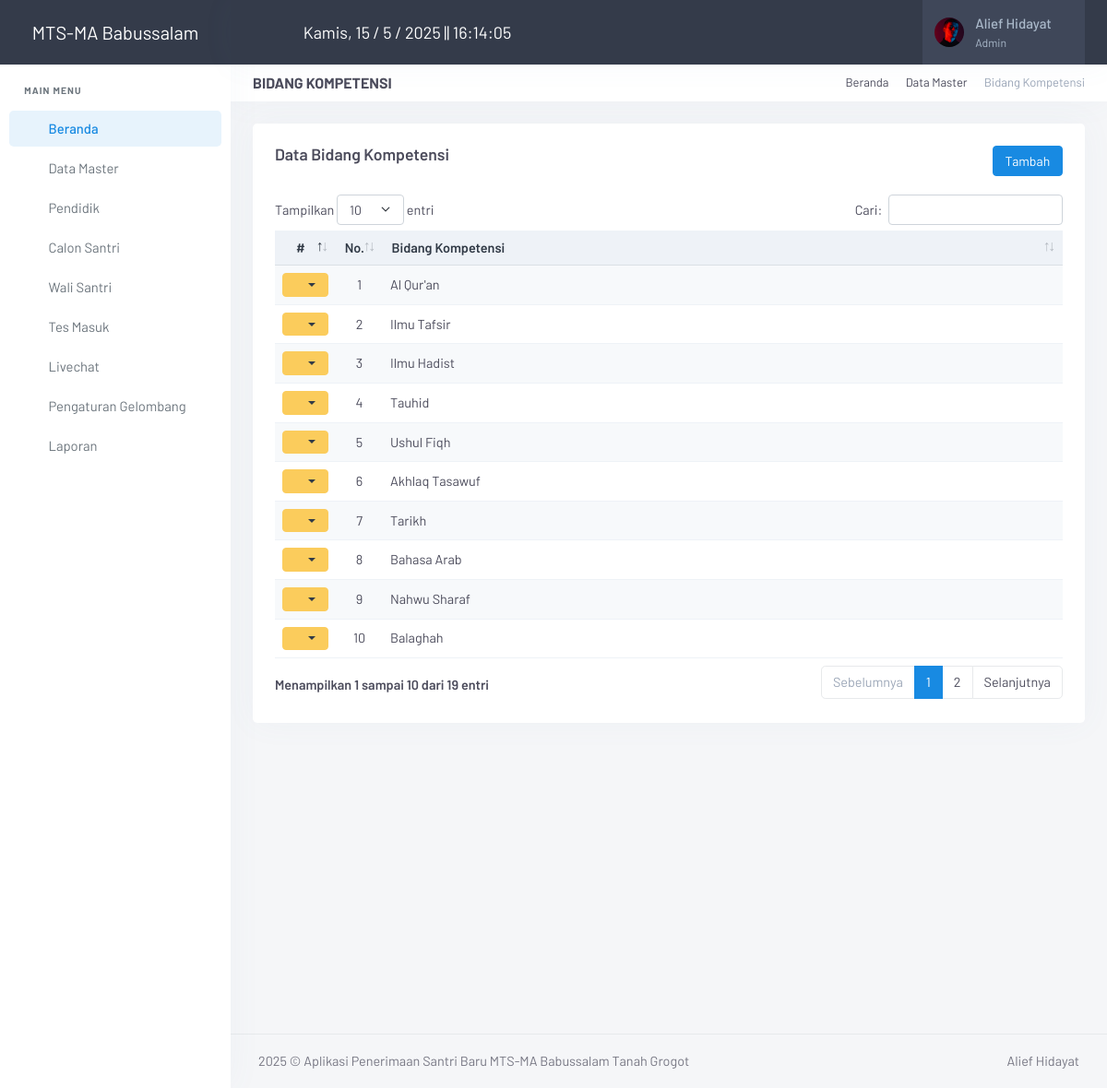
Page /admin/index.php?page=bidang (signed in) on the committed database.
### tables this page shows
CREATE TABLE `meta` (
  `id_meta` int(11) NOT NULL,
  `instansi` varchar(255) DEFAULT NULL,
  `telp` varchar(50) DEFAULT NULL,
  `email` varchar(255) DEFAULT NULL,
  `alamat` text DEFAULT NULL,
  `logo` varchar(255) DEFAULT NULL,
  `pimpinan` varchar(255) DEFAULT NULL,
  `singkat` varchar(100) NOT NULL
);

CREATE TABLE `bidang` (
  `id_bidang` int(11) NOT NULL,
  `bidang` varchar(255) NOT NULL
);

### admin/inc/koneksi.php (called while the page is built, shortened)
<?php
	$con = mysqli_connect("localhost","root","","db_santri");
?>
<?php $ambil_meta=$con->query("SELECT * FROM meta"); ?>
<?php $meta = $ambil_meta->fetch_assoc(); ?>

### admin/page/bidang/bidang.php (the view, shortened to what this page needs)
<div class="page-title-head d-flex align-items-center gap-2">
    <div class="flex-grow-1">
        <h4 class="fs-16 text-uppercase fw-bold mb-0">Bidang Kompetensi</h4>
    </div>
    <div class="text-end">
        <ol class="breadcrumb m-0 py-0 fs-13">
            <li class="breadcrumb-item"><a href="javascript: void(0);">Beranda</a></li>
            <li class="breadcrumb-item"><a href="javascript: void(0);">Data Master</a></li>
            <li class="breadcrumb-item active">Bidang Kompetensi</li>
        </ol>
    </div>
</div>
<div class="row">
    <div class="col-12">
        <div class="card">
            <div class="card-body">
                <h4 class="header-title mb-2">
                    Data Bidang Kompetensi
                    <a href="?page=bidang&aksi=tambah" class="btn btn-primary btn-sm float-end">Tambah</a>
                </h4>
                <br>
                <table id="dtTabel" class="table table-striped table-sm w-100">
                    <thead class="table-light">
                        <tr>
                            <th width="10" class="text-center">#</th>
                            <th width="5" class="text-center">No.</th>
                            <th>Bidang Kompetensi</th>
                        </tr>
                    </thead>
                    <tbody>
                        <?php
                            $nomor = 1;
                            $ambil = $con->query("SELECT * FROM bidang ORDER BY id_bidang ASC");
                            while ($row = $ambil->fetch_assoc()) { ?>
                                <tr>
                                    <td class="text-center">
                                        <div class="dropdown">
                                            <button class="btn btn-warning btn-sm dropdown-toggle text-dark" type="button" id="dropdownMenuButton" data-bs-toggle="dropdown" aria-haspopup="true" aria-expanded="false">
                                                <i class="ti ti-settings"></i>
                                            </button>
                                        </div>
                                    </td>
                                    <td class="text-center"><?= $nomor; ?></td>
                                    <td><?= $row['bidang']; ?></td>
                                </tr>
                            <?php
                            $nomor++;
                            }
                        ?>
                    </tbody>
                </table>
            </div>
        </div>
    </div>
</div>

### admin/index.php (shortened to what this page needs)
<?php
include ("inc/koneksi.php");
if ($_SESSION['Admin'] || $_SESSION['Pimpinan']) {
?>
<!DOCTYPE html>
<html lang="en">
<head>
    <link href="assets/vendor/jsvectormap/jsvectormap.min.css" rel="stylesheet" type="text/css">
    <link href="assets/css/vendor.min.css" rel="stylesheet" type="text/css" />
    <link href="assets/css/app.min.css" rel="stylesheet" type="text/css" id="app-style" />
    <link href="assets/css/icons.min.css" rel="stylesheet" type="text/css" />
    <link href="assets/vendor/datatables.net-bs5/css/dataTables.bootstrap5.min.css" rel="stylesheet" type="text/css" />
    <link href="assets/vendor/datatables.net-responsive-bs5/css/responsive.bootstrap5.min.css" rel="stylesheet" type="text/css" />
    <link href="assets/vendor/datatables.net-fixedcolumns-bs5/css/fixedColumns.bootstrap5.min.css" rel="stylesheet" type="text/css" />
    <link href="assets/vendor/datatables.net-fixedheader-bs5/css/fixedHeader.bootstrap5.min.css" rel="stylesheet" type="text/css" />
    <link href="assets/vendor/datatables.net-buttons-bs5/css/buttons.bootstrap5.min.css" rel="stylesheet" type="text/css" />
    <link href="assets/vendor/datatables.net-select-bs5/css/select.bootstrap5.min.css" rel="stylesheet" type="text/css" />
</head>
<body>
    <?php
    if ($_SESSION['Admin']) { $user = $_SESSION['Admin']; }
    $sql = mysqli_query($con, "SELECT * FROM admin WHERE id_admin='$user'");
    $admin = mysqli_fetch_assoc($sql);
    ?>
    <div class="wrapper">
        <?php include "menu.php" ?>
        <header class="app-topbar">
            <div class="page-container topbar-menu">
                <div class="d-flex align-items-center gap-2">
                    <button class="sidenav-toggle-button px-2">
                        <i class="ti ti-menu-deep fs-24"></i>
                    </button>
                    <div id="current-time" class="time-display text-white"></div>
                </div>
                <div class="d-flex align-items-center gap-2">
                    <div class="topbar-item d-none d-sm-flex">
                        <button class="topbar-link" data-bs-toggle="offcanvas" data-bs-target="#theme-settings-offcanvas" type="button">
                            <i class="ti ti-settings fs-22"></i>
                        </button>
                    </div>
                    <div class="topbar-item d-none d-sm-flex">
                        <button class="topbar-link" id="light-dark-mode" type="button">
                            <i class="ti ti-moon fs-22"></i>
                        </button>
                    </div>
                    <div class="topbar-item nav-user">
                        <div class="dropdown">
                            <a class="topbar-link dropdown-toggle drop-arrow-none px-2" data-bs-toggle="dropdown" data-bs-offset="0,19" type="button" aria-haspopup="false" aria-expanded="false">
                                <img src="assets/gambar/admin/<?= $admin['foto'] ?>" width="32" class="rounded-circle me-lg-2 d-flex" alt="user-image">
                                <span class="d-lg-flex flex-column gap-1 d-none">
                                    <h5 class="my-0"><?= $admin['nama'] ?></h5>
                                    <h6 class="my-0 fw-normal"><?= $admin['level'] ?></h6>
                                </span>
                                <i class="ti ti-chevron-down d-none d-lg-block align-middle ms-2"></i>
                            </a>
                        </div>
                    </div>
                </div>
            </div>
        </header>
        <div class="page-content">
            <div class="page-container">
                <?php
                $page = $_GET['page'];
                $aksi = $_GET['aksi'];
                if ($page == "bidang")
                {
                    if ($aksi == "") { include "page/bidang/bidang.php"; }
                }
                ?>
            </div>
            <footer class="footer">
                <div class="page-container">
                    <div class="row">
                        <div class="col-md-8 text-center text-md-start">
                            <script>document.write(new Date().getFullYear())</script> © Aplikasi Penerimaan Santri Baru <?= $meta['instansi'] ?> Tanah Grogot</span>
                        </div>
                        <div class="col-md-4">
                            <div class="text-md-end footer-links d-none d-md-block">
                                <a href="javascript: void(0);">Alief Hidayat</a>
                            </div>
                        </div>
                    </div>
                </div>
            </footer>
        </div>
    </div>
</body>
</html>
<?php
}else{
    echo '<script language="javascript">alert("Anda belum login, Klik OK untuk Login"); document.location="login.php";</script>';
    }
?>

### admin/menu.php (shortened to what this page needs)
<div class="sidenav-menu">
    <a href="index.php" class="logo">
        <span class="logo-light">
            <span class="logo-lg text-white" style="font-size: 20px;"><?= $meta['instansi'] ?></span>
        </span>
    </a>
    <div data-simplebar>
        <ul class="side-nav table-responsive">
            <li class="side-nav-title">Main Menu</li>
            <li class="side-nav-item">
                <a href="index.php" class="side-nav-link">
                    <span class="menu-icon"><i class="ti ti-home"></i></span>
                    <span class="menu-text"> Beranda </span>
                </a>
            </li>
            <li class="side-nav-item">
                <a data-bs-toggle="collapse" href="#sidebarDTMaster" aria-expanded="false" aria-controls="sidebarDTMaster"
                    class="side-nav-link">
                    <span class="menu-icon"><i class="ti ti-database"></i></span>
                    <span class="menu-text"> Data Master</span>
                    <span class="menu-arrow"></span>
                </a>
            </li>
            <li class="side-nav-item">
                <a href="?page=pendidik" class="side-nav-link">
                    <span class="menu-icon"><i class="ti ti-user"></i></span>
                    <span class="menu-text"> Pendidik </span>
                </a>
            </li>
            <li class="side-nav-item">
                <a data-bs-toggle="collapse" href="#sidebarCsantri" aria-expanded="false" aria-controls="sidebarCsantri"
                    class="side-nav-link">
                    <span class="menu-icon"><i class="ti ti-users"></i></span>
                    <span class="menu-text"> Calon Santri</span>
                    <span class="menu-arrow"></span>
                </a>
            </li>
            <li class="side-nav-item">
                <a data-bs-toggle="collapse" href="#sidebarWaliSantri" aria-expanded="false" aria-controls="sidebarWaliSantri"
                    class="side-nav-link">
                    <span class="menu-icon"><i class="ti ti-users"></i></span>
                    <span class="menu-text"> Wali Santri</span>
                    <span class="menu-arrow"></span>
                </a>
            </li>
            <li class="side-nav-item">
                <a href="?page=tes_masuk" class="side-nav-link">
                    <span class="menu-icon"><i class="ti ti-edit"></i></span>
                    <span class="menu-text"> Tes Masuk </span>
                </a>
            </li>
            <li class="side-nav-item">
                <a href="?page=livechat" class="side-nav-link">
                    <span class="menu-icon"><i class="ti ti-message-circle"></i></span>
                    <span class="menu-text"> Livechat </span>
                </a>
            </li>
            <li class="side-nav-item">
                <a href="?page=pengaturan_gelombang" class="side-nav-link">
                    <span class="menu-icon"><i class="ti ti-message-circle"></i></span>
                    <span class="menu-text"> Pengaturan Gelombang </span>
                </a>
            </li>
            <li class="side-nav-item">
                <a data-bs-toggle="collapse" href="#sidebarLaporan" aria-expanded="false" aria-controls="sidebarLaporan"
                    class="side-nav-link">
                    <span class="menu-icon"><i class="ti ti-printer"></i></span>
                    <span class="menu-text"> Laporan</span>
                    <span class="menu-arrow"></span>
                </a>
            </li>
        </ul>
    </div>
</div>

### admin/index.php (style rules this page uses)
.sidenav-toggle-button, .topnav-toggle-button { background-color: transparent; border: none; cursor: pointer; }
.time-display { font-size: 18px; }

### rows in the picture
meta: instansi "MTS-MA Babussalam"
bidang: bidang "Al Qur'an"
bidang: bidang "Ilmu Tafsir"
bidang: bidang "Ilmu Hadist"
bidang: bidang "Tauhid"
bidang: bidang "Ushul Fiqh"
bidang: bidang "Akhlaq Tasawuf"
bidang: bidang "Tarikh"
bidang: bidang "Bahasa Arab"
bidang: bidang "Nahwu Sharaf"
bidang: bidang "Balaghah"

### other values in the picture
$admin['nama'] "Alief Hidayat"
$admin['level'] "Admin"
